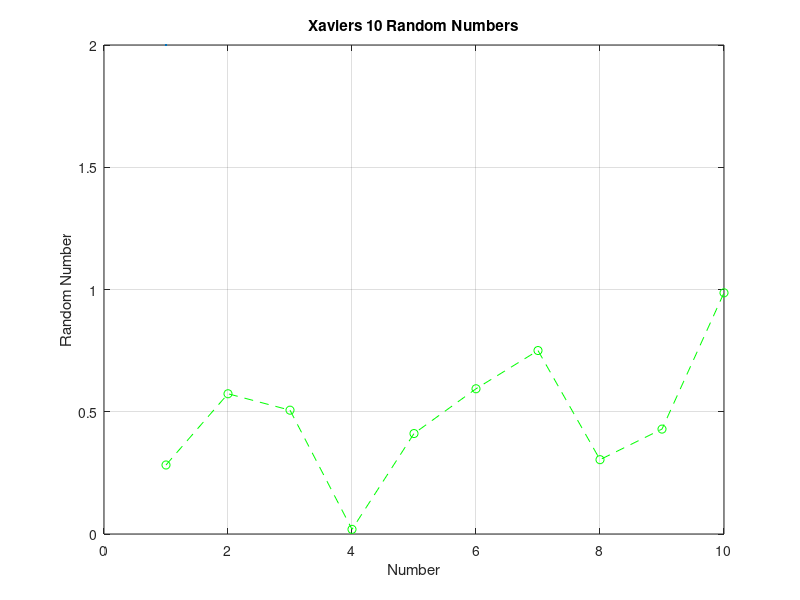

Recreate this plot in MATLAB.
% Create an array to store the 10 numbers
random_numbers = zeros(1, 10);
% Generate random numbers until it has generated 10 random values
for i = 1:10
    random_numbers(i) = rand();
end

% Creates plot
plot(1:10, random_numbers, 'green--o', LineWidth=2);

% axis's labels
xlabel('Number');
ylabel('Random Number');

% creates title
title('Xaviers 10 Random Numbers');
% Turn on the grid
grid on;
